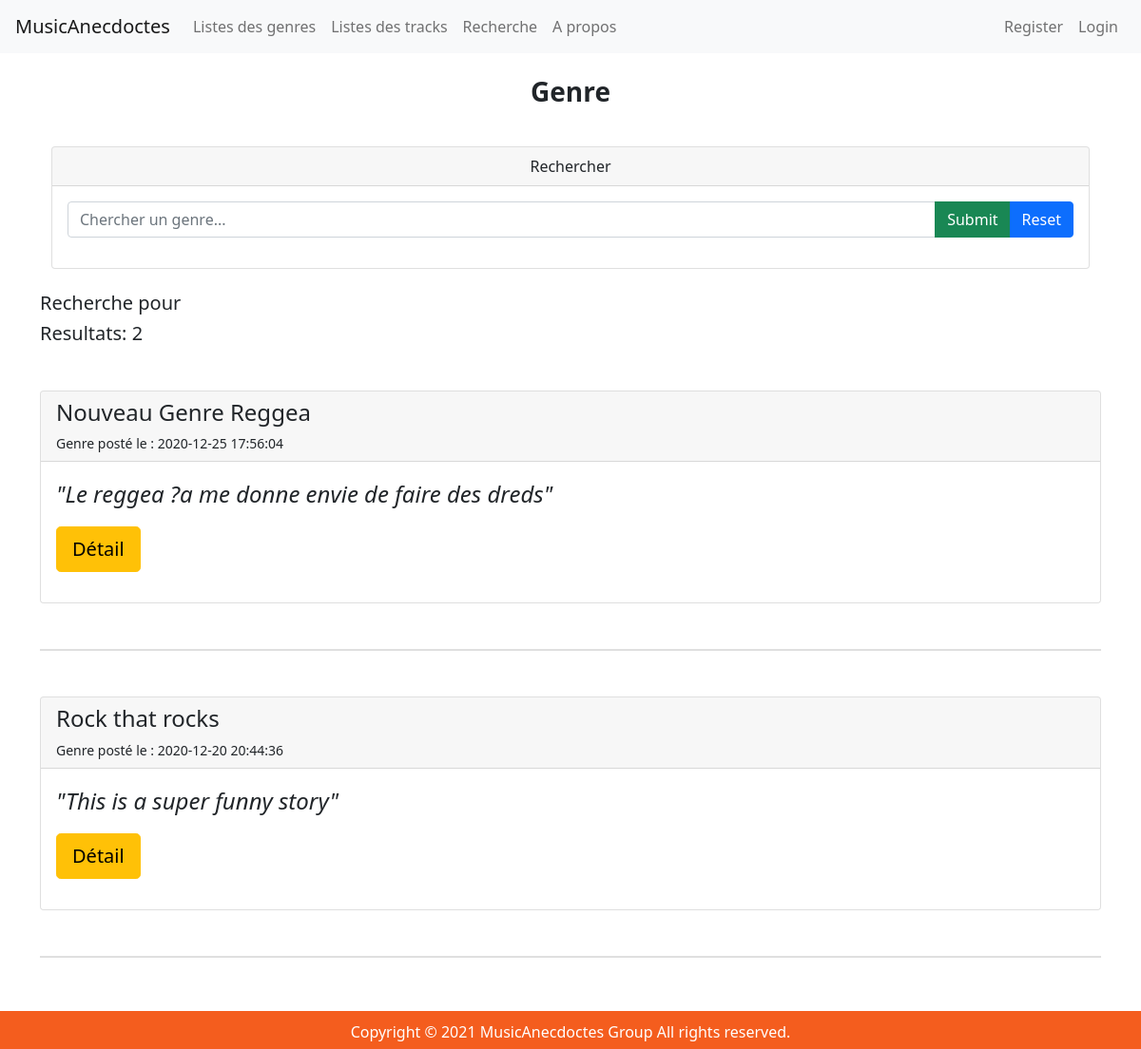
Before: /index.php/search/search_genre_result with the older database file.
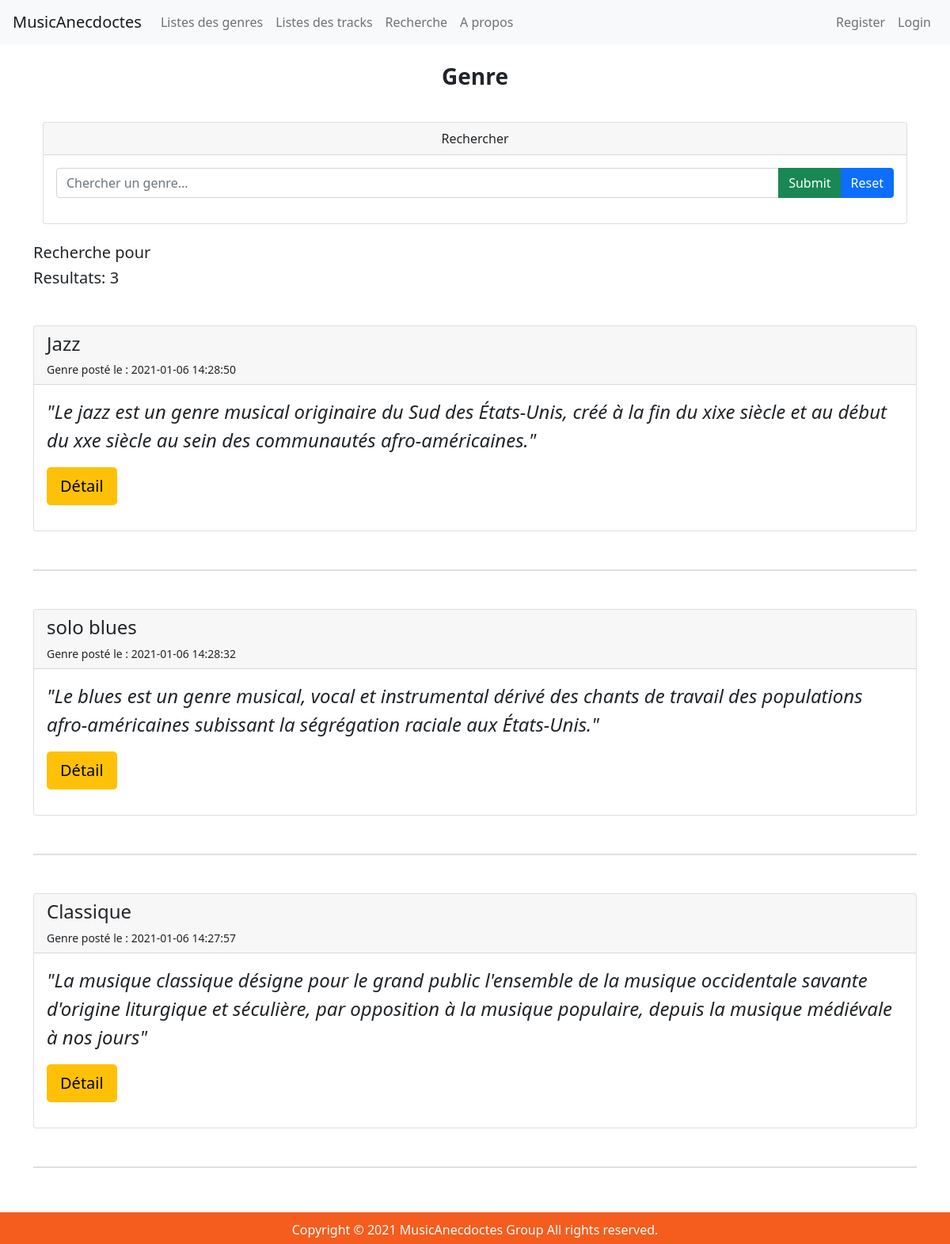
After: the same page with the newer database file.
### tables this page shows
CREATE TABLE IF NOT EXISTS `genres` (
  `idGenre` int(11) NOT NULL AUTO_INCREMENT,
  `genreName` varchar(255) NOT NULL,
  `story` text,
  `slug` varchar(255) NOT NULL,
  `createdAt` timestamp NOT NULL DEFAULT CURRENT_TIMESTAMP,
  `updatedAt` timestamp NULL DEFAULT CURRENT_TIMESTAMP,
  `isValidated` tinyint(4) NOT NULL,
  `idUser` int(11) NOT NULL,
  PRIMARY KEY (`idGenre`),
  KEY `FK_User_Genre` (`idUser`)
);

### application/controllers/Search.php (called while the page is built, shortened)
<?php
    class Search extends CI_Controller {
        public function search_genre_result(){
            $data['title'] = 'Genre';
            $this->load->library('pagination');
            if($this->input->post('genreSend')) {
                $data['genreSearch'] = $this->input->post('genreSearch');
                $this->session->set_userdata('genreSearch', $data['genreSearch']);
            } else {
                $data['genreSearch'] = $this->session->userdata('genreSearch');
            }
            $this->db->like('genreName', $data['genreSearch']);
            $this->db->from('genres');
            $this->db->where('isValidated', 1);
            $config['total_rows'] = $this->db->count_all_results();
            $data['total_rows'] = $config['total_rows'];
            $config['per_page'] = 6;
            $data['start'] = $this->uri->segment(3);
            $data['genres'] = $this->genre_model->get_genres(false, $config['per_page'], $data['start'], $data['genreSearch']);
            $this->load->view('templates/header');
            $this->load->view('search/search_genre_result', $data);
            $this->load->view('templates/footer');
        }
    }

### index.php (called while the page is built, shortened)
<?php
require_once BASEPATH.'core/CodeIgniter.php';

### application/models/Genre_model.php (called while the page is built, shortened)
<?php
    class Genre_model extends CI_Model {
        public function get_genres($slug = FALSE, $limit, $start, $genreSearch = NULL){
            if($slug === FALSE){
            $this->db->order_by('createdAt', 'DESC');
            $query = $this->db->get('genres', $limit, $start);
            return $query->result_array();
            }
            $query = $this->db->get_where('genres', array('slug' => $slug));
            return $query->row_array();
        }
    }

### application/views/search/search_genre_result.php (the view, shortened to what this page needs)
<h5 style="text-align:center" class="h3 mb-3 fw-bold"><?= $title ?></h5><br>
<section>
    <div class="container">
        <div style="text-align:center">
            <div class="card text-center">
                <div class="card-header">
                    Rechercher</div>
                <div class="card-body">
                    <div class="col-md-13">
                        <form action="<?= base_url('search/search_genre_result'); ?>" method="POST">
                            <div class="input-group mb-2">
                                <input type="text" class="form-control" placeholder="Chercher un genre..." name="genreSearch">
                                <div class="input-group-append">
                                    <input class="btn btn-success" type="submit" name="genreSend" autocomplete="off" />
                                </div>
                                <div class="input-group-append">
                                    <button class="btn btn-primary" type="submit" name="resetSend" value="reset" autocomplete="off">Reset</button>
                                </div>
                            </div>
                        </form>
                    </div>
                </div>
            </div>
        </div>
    </div
    ><br>
    <h5>Recherche pour <?= $genreSearch; ?></h5>
    <h5>Resultats: <?= $total_rows; ?></h5>
    <?php foreach ($genres as $genre) : ?>
        <?php if ($genre['isValidated'] == 1) : ?>
        <div class="card my-5">
            <div class="card-header">
                <h4><?php echo $genre['genreName']; ?></h4>
                <small>Genre posté le : <?php echo $genre['createdAt']; ?></small>
            </div>
            <div class="card-body">
                <p class="card-text story">"<?php echo $genre['story'] ;?>"</p>
                <p style="text-align:left"><a class="btn btn-lg btn-warning" href="<?php echo site_url('/genres/'.$genre['slug']); ?>">Détail</a></p>
            </div>
        </div>
        <hr style="height:2px;border-width:0;color:gray;background-color:gray">
    <?php endif; ?>
<?php endforeach; ?>
</section>

### application/views/templates/header.php (shortened to what this page needs)
<html>
<head>
    <link rel="stylesheet" href="https://bootswatch.com/4/flatly/bootstrap.min.css">
    <link rel="stylesheet" href="http://localhost/projetPHP/assets/css/style.css">
    <link href="https://cdn.jsdelivr.net/npm/bootstrap@5.0.0-beta1/dist/css/bootstrap.min.css" rel="stylesheet"
>
</head>
<body class="body-color">
  <nav class="navbar navbar-expand-lg navbar-light bg-light">
    <a class="navbar-brand" href="<?php echo base_url(); ?>">MusicAnecdoctes</a>
    <div class="collapse navbar-collapse" id="navbarColor02">
      <ul class="navbar-nav mr-auto">
        <li class="nav-item">
          <a class="nav-link" href="<?php echo base_url(); ?>genres">Listes des genres</a>
        </li>
        <li class="nav-item">
          <a class="nav-link" href="<?php echo base_url(); ?>tracks">Listes des tracks</a>
        </li>
        <li class="nav-item">
          <a class="nav-link" href="<?php echo base_url(); ?>search/index">Recherche</a>
        </li>
        <li class="nav-item">
          <a class="nav-link" href="<?php echo base_url(); ?>about">A propos</a>
        </li>
      </ul>
      <ul class="navbar-nav">
        <?php if(!$this->session->userdata('logged_in')): ?>
        <li class="nav-item">
          <a class="nav-link" href="<?php echo base_url(); ?>users/register">Register</a>
        </li>
        <li class="nav-item">
          <a class="nav-link" href="<?php echo base_url(); ?>users/login">Login</a>
        </li>
        <?php endif;?>
      </ul>
    </div>
  </nav>
  <div class="container page-container">
    <div class="content-wrap">
        <br>

### application/views/templates/footer.php (shortened to what this page needs)
            </div>
        </div>
        <div class="footer">
            <span>Copyright © 2021 MusicAnecdoctes Group All rights reserved.</span>
        </div>
    </body>
</html>

### assets/css/style.css (style rules this page uses)
.page-container { position: relative; min-height: 100vh; }
.content-wrap { padding-bottom: 2.5rem; }
.footer { position: absolute; left: 0px; width: 100%; background-color: #F45D1E; color: white; text-align: center; height: 2.5rem; padding-top: 10px; }
.story { font-size: 1.5rem; font-style: italic; }

Changed rows visible on the page:
removed genres: genreName "Nouveau Genre Reggea", createdAt "2020-12-25 17:56:04", story "Le reggea ?a me donne envie de faire des dreds"
removed genres: genreName "Rock that rocks", createdAt "2020-12-20 20:44:36", story "This is a super funny story"
added genres: genreName "Jazz", createdAt "2021-01-06 14:28:50", story "Le jazz est un genre musical originaire du Sud des États-Unis, créé à la fin du xixe siècle et au début du xxe siècle au sein des communautés afro-américaines."
added genres: genreName "solo blues", createdAt "2021-01-06 14:28:32", story "Le blues est un genre musical, vocal et instrumental dérivé des chants de travail des populations afro-américaines subissant la ségrégation raciale aux États-Unis."
added genres: genreName "Classique", createdAt "2021-01-06 14:27:57", story "La musique classique désigne pour le grand public l'ensemble de la musique occidentale savante d'origine liturgique et séculière, par opposition à la musique populaire, depuis la musique médiévale à nos jours"
Other visible differences:
$total_rows: "2" → "3"
